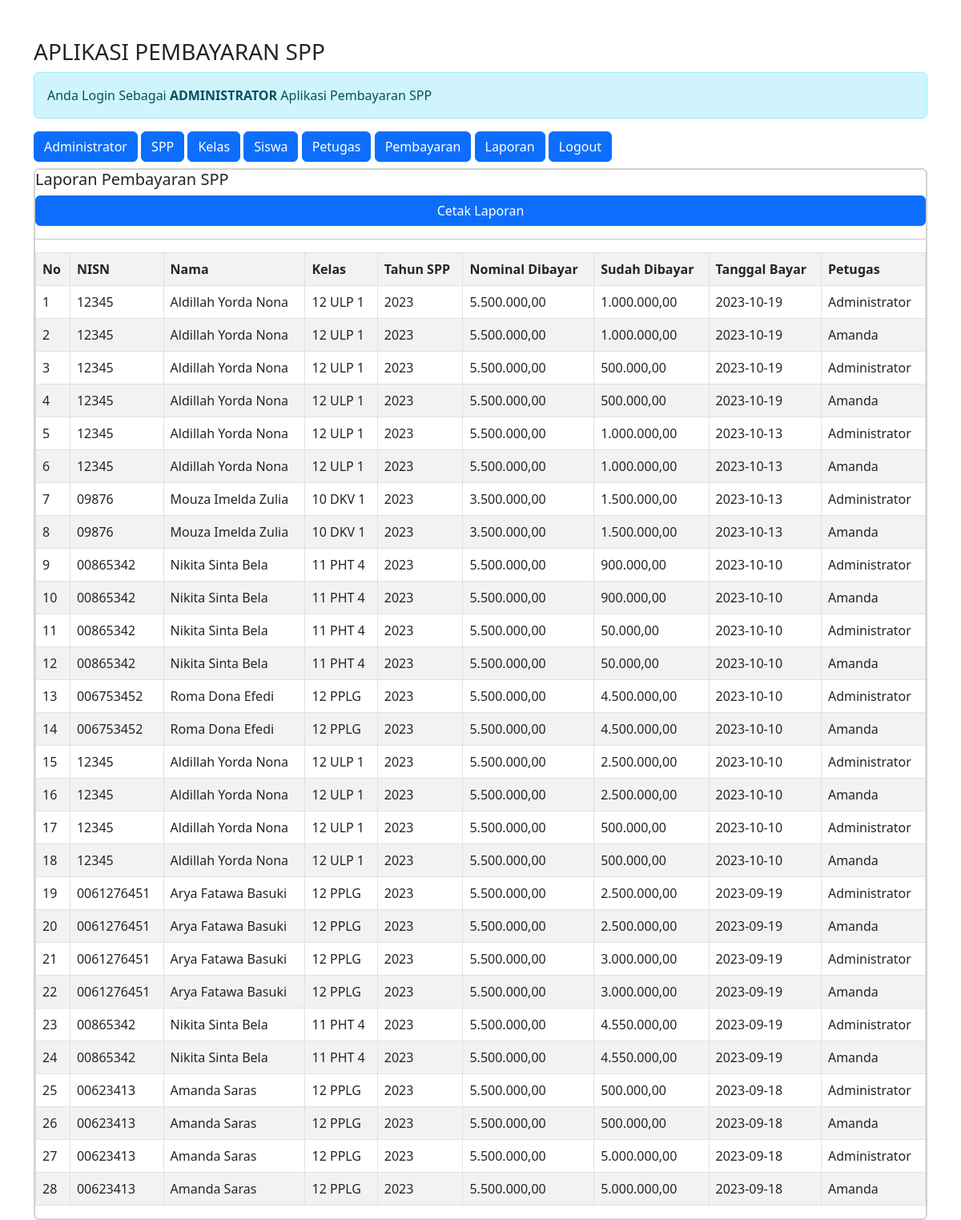
/pembayaran_ukk/admin/admin.php?url=laporan (signed in), run on the app's committed database.
### tables this page shows
CREATE TABLE `pembayaran` (
  `id_pembayaran` int(11) NOT NULL,
  `id_petugas` int(11) NOT NULL,
  `nisn` varchar(10) NOT NULL,
  `tgl_bayar` date NOT NULL,
  `bulan_dibayar` varchar(8) NOT NULL,
  `tahun_dibayar` varchar(4) NOT NULL,
  `id_spp` int(11) NOT NULL,
  `jumlah_bayar` int(11) NOT NULL
);

CREATE TABLE `siswa` (
  `nisn` char(10) NOT NULL,
  `nis` char(8) NOT NULL,
  `nama` varchar(50) NOT NULL,
  `id_kelas` int(11) NOT NULL,
  `alamat` text NOT NULL,
  `no_telp` varchar(13) NOT NULL,
  `id_spp` int(11) NOT NULL
);

CREATE TABLE `kelas` (
  `id_kelas` int(11) NOT NULL,
  `nama_kelas` varchar(10) NOT NULL,
  `kopetensi_keahlian` varchar(50) NOT NULL
);

CREATE TABLE `spp` (
  `id_spp` int(11) NOT NULL,
  `tahun` int(11) NOT NULL,
  `nominal` int(11) NOT NULL
);

CREATE TABLE `petugas` (
  `id_petugas` int(11) NOT NULL,
  `username` varchar(20) NOT NULL,
  `password` varchar(32) NOT NULL,
  `nama_petugas` varchar(35) NOT NULL,
  `level` enum('admin','petugas') NOT NULL
);

### pembayaran_ukk/admin/laporan.php (the view)
<h5>Laporan Pembayaran SPP</h5>
<a href="cetak-laporan.php" class="btn btn-primary"> Cetak Laporan</a>
<hr>
<table class="table table-striped table-bordered">
	<tr class="fw-bold">
		<td>No</td>
		<td>NISN</td>
		<td>Nama</td>
		<td>Kelas</td>
		<td>Tahun SPP</td>
		<td>Nominal Dibayar</td>
		<td>Sudah Dibayar</td>
		<td>Tanggal Bayar</td>
		<td>Petugas</td>
	</tr>
	<?php
	include'../koneksi.php';
	$no = 1;
	$sql = "SELECT*FROM pembayaran,siswa,kelas,spp,petugas WHERE pembayaran.nisn=siswa.nisn AND siswa.id_kelas=kelas.id_kelas AND pembayaran.id_spp=spp.id_spp ORDER BY tgl_bayar DESC";
	$query = mysqli_query($koneksi, $sql);
	foreach ($query as $data){
		?>
		<tr>
			<td><?= $no++; ?></td>
			<td><?= $data['nisn'] ?></td>
			<td><?= $data['nama'] ?></td>
			<td><?= $data['nama_kelas'] ?></td>
			<td><?= $data['tahun'] ?></td>
			<td><?= number_format($data['nominal'],2,',','.'); ?></td>
			<td><?= number_format($data['jumlah_bayar'],2,',','.'); ?></td>
			<td><?= $data['tgl_bayar'] ?></td>
			<td><?= $data['nama_petugas'] ?></td>
		</tr>
    <?php } ?>
</table>

### pembayaran_ukk/admin/admin.php (shortened to what this page needs)
<!DOCTYPE html>
<html>
<head>
	<link href="../css/bootstrap.min.css" rel="stylesheet">
</head>
<body>
<div class="container mt-5">
	<h3>APLIKASI PEMBAYARAN SPP</h3>
	<div class="alert alert-info">
		Anda Login Sebagai <b>ADMINISTRATOR</b> Aplikasi Pembayaran SPP
	</div>
	<a href="admin.php" class="btn btn-primary"> Administrator</a>
	<a href="admin.php?url=spp" class="btn btn-primary"> SPP</a>
	<a href="admin.php?url=kelas" class="btn btn-primary"> Kelas</a>
	<a href="admin.php?url=siswa" class="btn btn-primary"> Siswa</a>
	<a href="admin.php?url=petugas" class="btn btn-primary"> Petugas</a>
	<a href="admin.php?url=pembayaran" class="btn btn-primary"> Pembayaran</a>
	<a href="admin.php?url=laporan" class="btn btn-primary"> Laporan</a>
	<a href="admin.php?url=logout" class="btn btn-primary"> Logout</a>
	<div class="card mt-2">
		<div class="card body">
			<?php
			$file = @$_GET['url'];
			if(empty($file)){
				echo "<h4>Selamat Datang Di Halaman Administrator</h4>";
				echo "Aplikasi Pembayaran SPP digunakan untuk mempermudah untuk mencatat Pembayaran Siswa/i di Sekolah";
			}else{
				include $file.'.php';
			}
			?>
		</div>
	</div>
</div>
</body>
</html>

### data on the page
pembayaran: siswa.nisn "12345", siswa.nama "Aldillah Yorda Nona", kelas.nama_kelas "12 ULP 1", id_spp.tahun "2023", id_spp.nominal "5.500.000,00", jumlah_bayar "1.000.000,00", tgl_bayar "2023-10-19", petugas.nama_petugas "Administrator", petugas.nama_petugas "Amanda"
pembayaran: siswa.nisn "12345", siswa.nama "Aldillah Yorda Nona", kelas.nama_kelas "12 ULP 1", id_spp.tahun "2023", id_spp.nominal "5.500.000,00", jumlah_bayar "500.000,00", tgl_bayar "2023-10-19", petugas.nama_petugas "Administrator", petugas.nama_petugas "Amanda"
pembayaran: siswa.nisn "12345", siswa.nama "Aldillah Yorda Nona", kelas.nama_kelas "12 ULP 1", id_spp.tahun "2023", id_spp.nominal "5.500.000,00", jumlah_bayar "1.000.000,00", tgl_bayar "2023-10-13", petugas.nama_petugas "Administrator", petugas.nama_petugas "Amanda"
pembayaran: siswa.nisn "09876", siswa.nama "Mouza Imelda Zulia", kelas.nama_kelas "10 DKV 1", id_spp.tahun "2023", id_spp.nominal "3.500.000,00", jumlah_bayar "1.500.000,00", tgl_bayar "2023-10-13", petugas.nama_petugas "Administrator", petugas.nama_petugas "Amanda"
pembayaran: siswa.nisn "00865342", siswa.nama "Nikita Sinta Bela", kelas.nama_kelas "11 PHT 4", id_spp.tahun "2023", id_spp.nominal "5.500.000,00", jumlah_bayar "900.000,00", tgl_bayar "2023-10-10", petugas.nama_petugas "Administrator", petugas.nama_petugas "Amanda"
pembayaran: siswa.nisn "00865342", siswa.nama "Nikita Sinta Bela", kelas.nama_kelas "11 PHT 4", id_spp.tahun "2023", id_spp.nominal "5.500.000,00", jumlah_bayar "50.000,00", tgl_bayar "2023-10-10", petugas.nama_petugas "Administrator", petugas.nama_petugas "Amanda"
pembayaran: siswa.nisn "006753452", siswa.nama "Roma Dona Efedi", kelas.nama_kelas "12 PPLG", id_spp.tahun "2023", id_spp.nominal "5.500.000,00", jumlah_bayar "4.500.000,00", tgl_bayar "2023-10-10", petugas.nama_petugas "Administrator", petugas.nama_petugas "Amanda"
pembayaran: siswa.nisn "12345", siswa.nama "Aldillah Yorda Nona", kelas.nama_kelas "12 ULP 1", id_spp.tahun "2023", id_spp.nominal "5.500.000,00", jumlah_bayar "2.500.000,00", tgl_bayar "2023-10-10", petugas.nama_petugas "Administrator", petugas.nama_petugas "Amanda"
pembayaran: siswa.nisn "12345", siswa.nama "Aldillah Yorda Nona", kelas.nama_kelas "12 ULP 1", id_spp.tahun "2023", id_spp.nominal "5.500.000,00", jumlah_bayar "500.000,00", tgl_bayar "2023-10-10", petugas.nama_petugas "Administrator", petugas.nama_petugas "Amanda"
pembayaran: siswa.nisn "0061276451", siswa.nama "Arya Fatawa Basuki", kelas.nama_kelas "12 PPLG", id_spp.tahun "2023", id_spp.nominal "5.500.000,00", jumlah_bayar "2.500.000,00", tgl_bayar "2023-09-19", petugas.nama_petugas "Administrator", petugas.nama_petugas "Amanda"
pembayaran: siswa.nisn "0061276451", siswa.nama "Arya Fatawa Basuki", kelas.nama_kelas "12 PPLG", id_spp.tahun "2023", id_spp.nominal "5.500.000,00", jumlah_bayar "3.000.000,00", tgl_bayar "2023-09-19", petugas.nama_petugas "Administrator", petugas.nama_petugas "Amanda"
pembayaran: siswa.nisn "00865342", siswa.nama "Nikita Sinta Bela", kelas.nama_kelas "11 PHT 4", id_spp.tahun "2023", id_spp.nominal "5.500.000,00", jumlah_bayar "4.550.000,00", tgl_bayar "2023-09-19", petugas.nama_petugas "Administrator", petugas.nama_petugas "Amanda"
pembayaran: siswa.nisn "00623413", siswa.nama "Amanda Saras", kelas.nama_kelas "12 PPLG", id_spp.tahun "2023", id_spp.nominal "5.500.000,00", jumlah_bayar "500.000,00", tgl_bayar "2023-09-18", petugas.nama_petugas "Administrator", petugas.nama_petugas "Amanda"
pembayaran: siswa.nisn "00623413", siswa.nama "Amanda Saras", kelas.nama_kelas "12 PPLG", id_spp.tahun "2023", id_spp.nominal "5.500.000,00", jumlah_bayar "5.000.000,00", tgl_bayar "2023-09-18", petugas.nama_petugas "Administrator", petugas.nama_petugas "Amanda"
